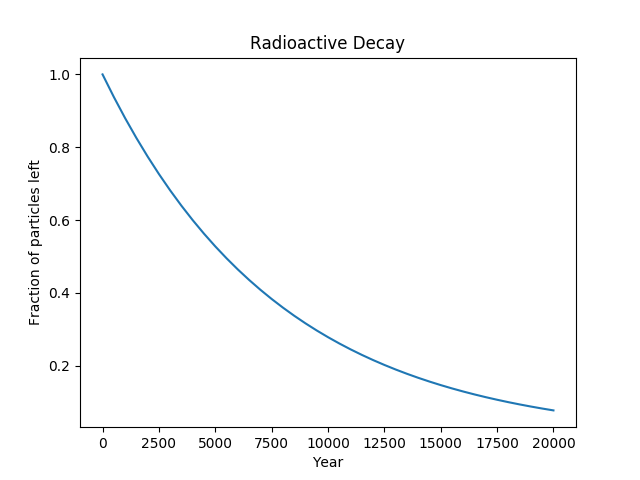

The Python source for this figure:
import numpy as np

class Decay:
    def __init__(self, U0, T, n):
        self.U0, self.T, self.n = U0, T, n
        self.dt = T/float(n)
        self.u = np.zeros(self.n+1)
        self.t = np.zeros(self.n+1)

    def __call__(self, a):
        self.u[0] = float(self.U0)
        self.t[0] = float(0)
        self.a = a
        for k in range(self.n):
            self.k = k
            self.t[k+1] = self.t[k] + self.dt
            self.u[k+1] = self.advance()
        return self.u, self.t

    def advance(self):
        u, dt, f, k, t, f = self.u, self.dt, self.f, self.k, self.t, self.f
        u_new = u[k] + dt*f(u[k], t[k])
        return u_new

    def f(self, u, t):
        a = self.a
        return -a*u

def f(u, t):
    a = np.log(2)/5600 # 1/y
    return -a*u

solver = Decay(U0=1, T=20000, n=int(20000/500))
u,t = solver(np.log(2)/5600)

import matplotlib.pyplot as plt
plt.plot(t,u)
plt.xlabel('Year')
plt.ylabel('Fraction of particles left')
plt.title("Radioactive Decay")
plt.savefig('radioactive_decay.py.png')
plt.show()

print('Final u(T) value: %.4f' % u[-1])
print('Exact value: %.4f' % np.exp(-np.log(2)/5600*20000))


'''
Terminal> radioactive_decay.py"
Final u(T) value: 0.0777
Exact value: 0.0841

Process finished with exit code 0
'''